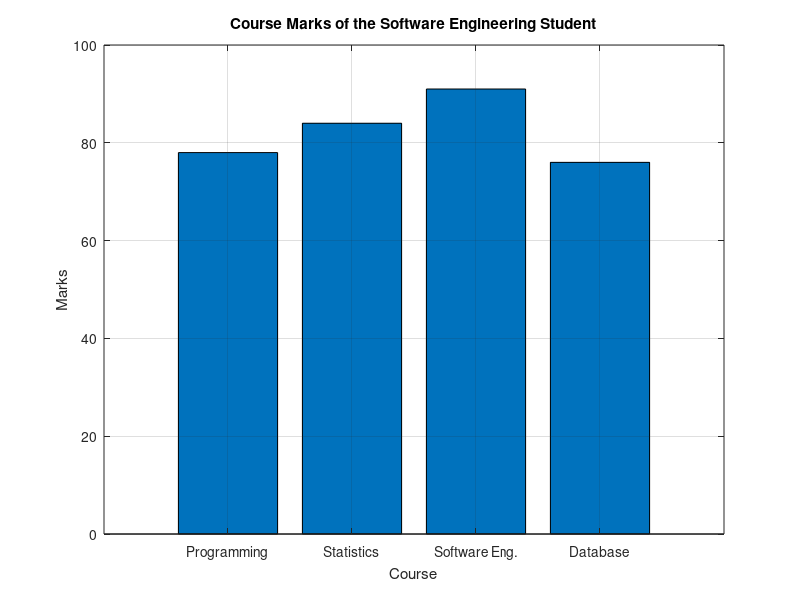

The MATLAB script that drew this image: (Note: this script raises an error after producing the figure.)
%% Question 7: Arithmetic Mean, Weighted Mean and Median
clear; clc; close all;

%% Manual Work (answers from paper, for comparison)
% Manual simple mean = 329/4 = 82.25
% Manual weighted mean = 82.35/1.00 = 82.35
% Manual median of coding tests = (79 + 81)/2 = 80
% Manual mode of coding tests = 74

%% MATLAB Work
courses = {'Programming', 'Statistics', 'Software Eng.', 'Database'};
marks   = [78 84 91 76];
w       = [0.30 0.25 0.25 0.20];
scores  = [62 70 74 74 79 81 85 88 90 95];

% Simple and weighted means
simpleMean   = mean(marks);
weightedMean = sum(marks .* w) / sum(w);

% Median and mode of the coding-test scores
medScores = median(scores);
modScores = mode(scores);

% Display results in the Command Window
fprintf('Sum of weights         = %.2f\n', sum(w));
fprintf('Simple mean            = %.2f\n', simpleMean);
fprintf('Weighted mean          = %.2f\n', weightedMean);
fprintf('Median (coding tests)  = %g\n', medScores);
fprintf('Mode (coding tests)    = %d\n', modScores);
% Matches manual results: 82.25, 82.35, 80 and 74

% Bar chart of the four course marks
figure;
bar(marks);
set(gca, 'XTickLabel', courses);
title('Course Marks of the Software Engineering Student');
xlabel('Course');
ylabel('Marks');
ylim([0 100]);
grid on;

% Horizontal lines showing the simple and weighted means
hold on;
yline(simpleMean, '--r', 'LineWidth', 1.5);
yline(weightedMean, '-.g', 'LineWidth', 1.5);
hold off;
legend('Marks', 'Simple mean (82.25)', 'Weighted mean (82.35)', ...
    'Location', 'northeastoutside');

% The weighted mean (82.35) is slightly higher than the simple mean (82.25)
% because the higher marks (Statistics 84, Software Eng. 91) carry larger
% weights than Database Systems (76). The weighted mean reflects each
% course's real importance, so it is more appropriate for an overall score.
